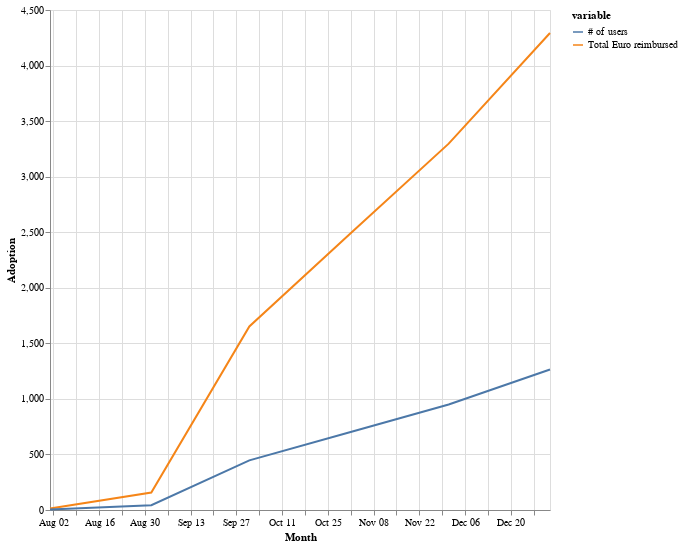

This figure's notebook cell:
### Markdown cell above
## How many ppl were reimbursed / how much money was reimbursed ?

### Code cell
df = pd.read_csv("cashbacks.csv", compression="gzip")

df = (
    df.groupby(["month"])
    .agg({"bank_balance_impact": np.sum, "user_id": pd.Series.nunique})
    .reset_index()
)

df = df.melt(id_vars="month")

df.loc[df["variable"] == "user_id", "variable"] = "# of users"
df.loc[df["variable"] == "bank_balance_impact", "variable"] = "Total Euro reimbursed"


alt.Chart(df).mark_line().encode(
    x=alt.X("month:T", axis=alt.Axis(title="Month")),
    y=alt.Y("value:Q", axis=alt.Axis(title="Adoption")),
    color="variable:N",
).properties(width=500, height=500)

### Figure 1 — Vega-Lite specification as saved in the notebook (floating-point values rounded to 4 significant figures)
{"config": {"view": {"continuousWidth": 400, "continuousHeight": 300}}, "data": {"name": "data-ee2bcedc7d952c94e38bacc252b6774f"}, "mark": "line", "encoding": {"color": {"type": "nominal", "field": "variable"}, "x": {"type": "temporal", "axis": {"title": "Month"}, "field": "month"}, "y": {"type": "quantitative", "axis": {"title": "Adoption"}, "field": "value"}}, "height": 500, "width": 500, "$schema": "https://vega.github.io/schema/vega-lite/v4.8.1.json", "datasets": {"data-ee2bcedc7d952c94e38bacc252b6774f": [{"month": "2020-08-01 00:00:00+00:00", "variable": "Total Euro reimbursed", "value": 13.98}, {"month": "2020-09-01 00:00:00+00:00", "variable": "Total Euro reimbursed", "value": 157.7}, {"month": "2020-10-01 00:00:00+00:00", "variable": "Total Euro reimbursed", "value": 1652.0}, {"month": "2020-11-01 00:00:00+00:00", "variable": "Total Euro reimbursed", "value": 2491.0}, {"month": "2020-12-01 00:00:00+00:00", "variable": "Total Euro reimbursed", "value": 3297.0}, {"month": "2021-01-01 00:00:00+00:00", "variable": "Total Euro reimbursed", "value": 4293.0}, {"month": "2020-08-01 00:00:00+00:00", "variable": "# of users", "value": 4.0}, {"month": "2020-09-01 00:00:00+00:00", "variable": "# of users", "value": 43.0}, {"month": "2020-10-01 00:00:00+00:00", "variable": "# of users", "value": 447.0}, {"month": "2020-11-01 00:00:00+00:00", "variable": "# of users", "value": 702.0}, {"month": "2020-12-01 00:00:00+00:00", "variable": "# of users", "value": 950.0}, {"month": "2021-01-01 00:00:00+00:00", "variable": "# of users", "value": 1265.0}]}}
